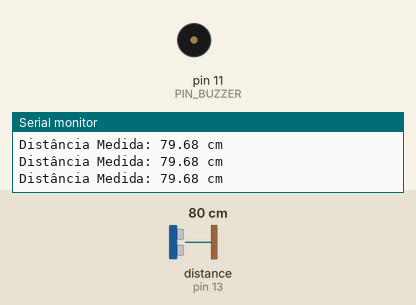
Simulated run of this sketch. Board: Arduino Uno, built with avr-gcc and run on an emulated ATmega328P. Parts: buzzer (waves = sounding), the last lines printed to the serial monitor. Wiring (inferred from the names in the program): ultrasonic range finder: trigger pin 12; echo pin 13. The inputs (shaded band) are chosen by the test bench; at power-on: distance to the obstacle (sensor on pin 13) 80 cm. The echo pulse lasts 58.3 µs per cm.

Above: at 1.2 s.
1.3 s: distance to the obstacle (sensor on pin 13) set to 2 cm
At 2.5 s:
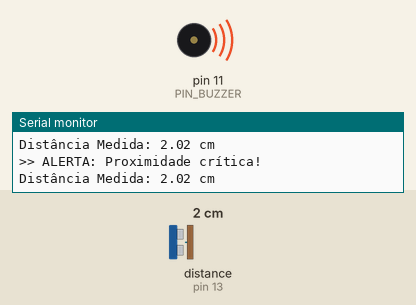
11.8 s: distance to the obstacle (sensor on pin 13) set to 120 cm
At 12.4 s:
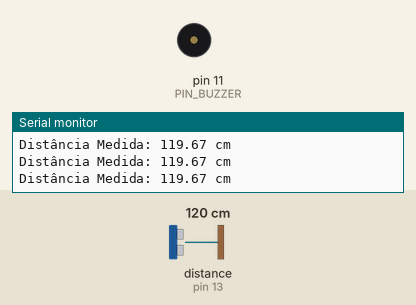
Timing chart, 0 to 14.8 s (numbered marks = the images above; inputs shaded):
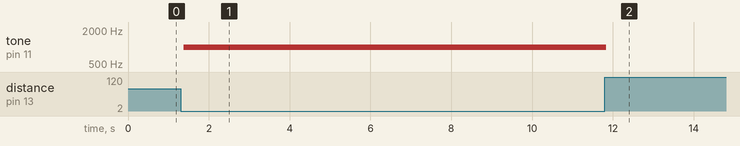

Measured:
- after the input at 1.3 s, tone on pin 11 (PIN_BUZZER): silent → 1000 Hz after 0.08 s
- after the input at 11.8 s, tone on pin 11 (PIN_BUZZER): 1000 Hz → silent at once

The sketch:

Projeto_07_Sensor_Ultrassonico_Alarme_Buzzer.ino
```cpp
// Projeto 7: Sensor Ultrassônico de Distância HC-SR04 com Alarme Sonoro Buzzer
const int PIN_TRIG = 12;
const int PIN_ECHO = 13;
const int PIN_BUZZER = 11;
const int DISTANCIA_LIMITE = 20; // cm

void setup() {
  Serial.begin(9600);
  pinMode(PIN_TRIG, OUTPUT);
  pinMode(PIN_ECHO, INPUT);
  pinMode(PIN_BUZZER, OUTPUT);
}

void loop() {
  // Disparo do pulso de 10 microsegundos
  digitalWrite(PIN_TRIG, LOW);
  delayMicroseconds(2);
  digitalWrite(PIN_TRIG, HIGH);
  delayMicroseconds(10);
  digitalWrite(PIN_TRIG, LOW);

  // Medição do tempo de retorno do eco
  long duracao = pulseIn(PIN_ECHO, HIGH);
  // Cálculo da distância em cm: (tempo * velocidade do som 0.0343 cm/us) / 2
  float distancia = (duracao * 0.0343) / 2.0;

  Serial.print("Distância Medida: ");
  Serial.print(distancia);
  Serial.println(" cm");

  if (distancia > 0 && distancia <= DISTANCIA_LIMITE) {
    tone(PIN_BUZZER, 1000); // Emite tom de 1kHz
    Serial.println(">> ALERTA: Proximidade crítica!");
  } else {
    noTone(PIN_BUZZER);     // Silencia buzzer
  }

  delay(100);
}
```
